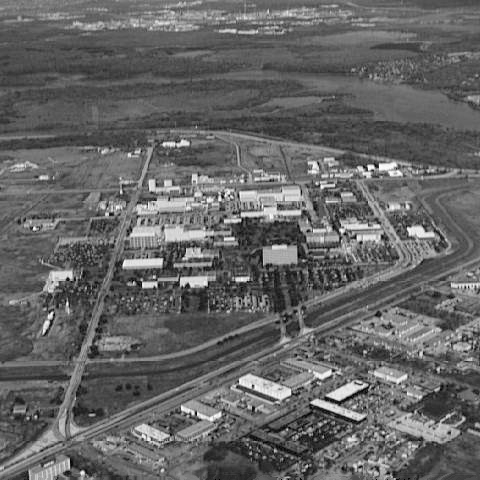
#> input picture HW/HW3/HW3_1/aerial_view.tif, 480 x 480 px
$ python hw3_1_2.py
#> lines starting #> are read from the running program, lines starting #| are printed output that depends on the picture
import cv2
import matplotlib.pyplot as plt

img = cv2.imread("aerial_view.tif", cv2.IMREAD_GRAYSCALE)
#> img is the input picture: shape (480, 480); min 0, max 254, mean 101.2


eq_img = cv2.equalizeHist(img)
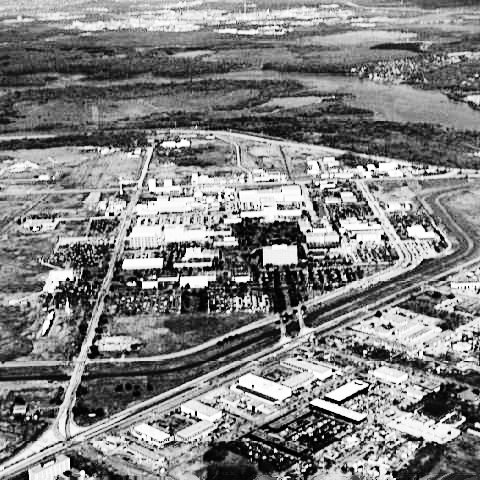
#> eq_img: shape (480, 480); min 0, max 255, mean 128.7

hist = cv2.calcHist([eq_img], [0], None, [256], [0, 256])
#> hist = 256 values, max 3749 at index 88, min 0 at index 13, mean 900
equalized_hist = cv2.calcHist([eq_img], [0], None, [256], [0, 256])
#> equalized_hist has the same summary as hist


cv2.imwrite("3_1_hist_eq.png", eq_img)

fig = plt.figure()
plt.plot(hist)
plt.ylabel('# of pixel')
plt.xlabel('Bins')
plt.title("histogram equalization", fontsize=15)

plt.savefig("3_1_hist_eq_hist.png")
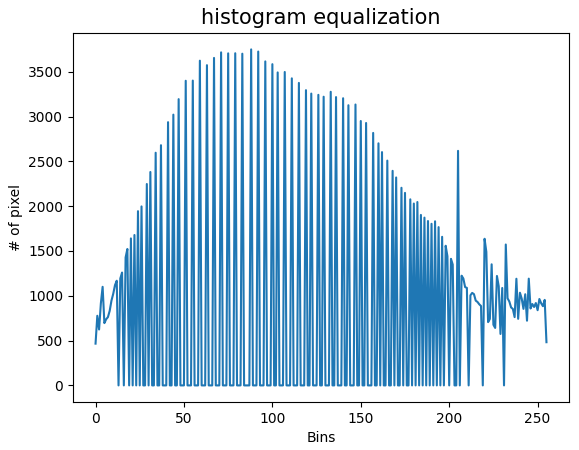
#> figure drawn by matplotlib, 1 panel; curve peaks at x = 88, y = 3749
